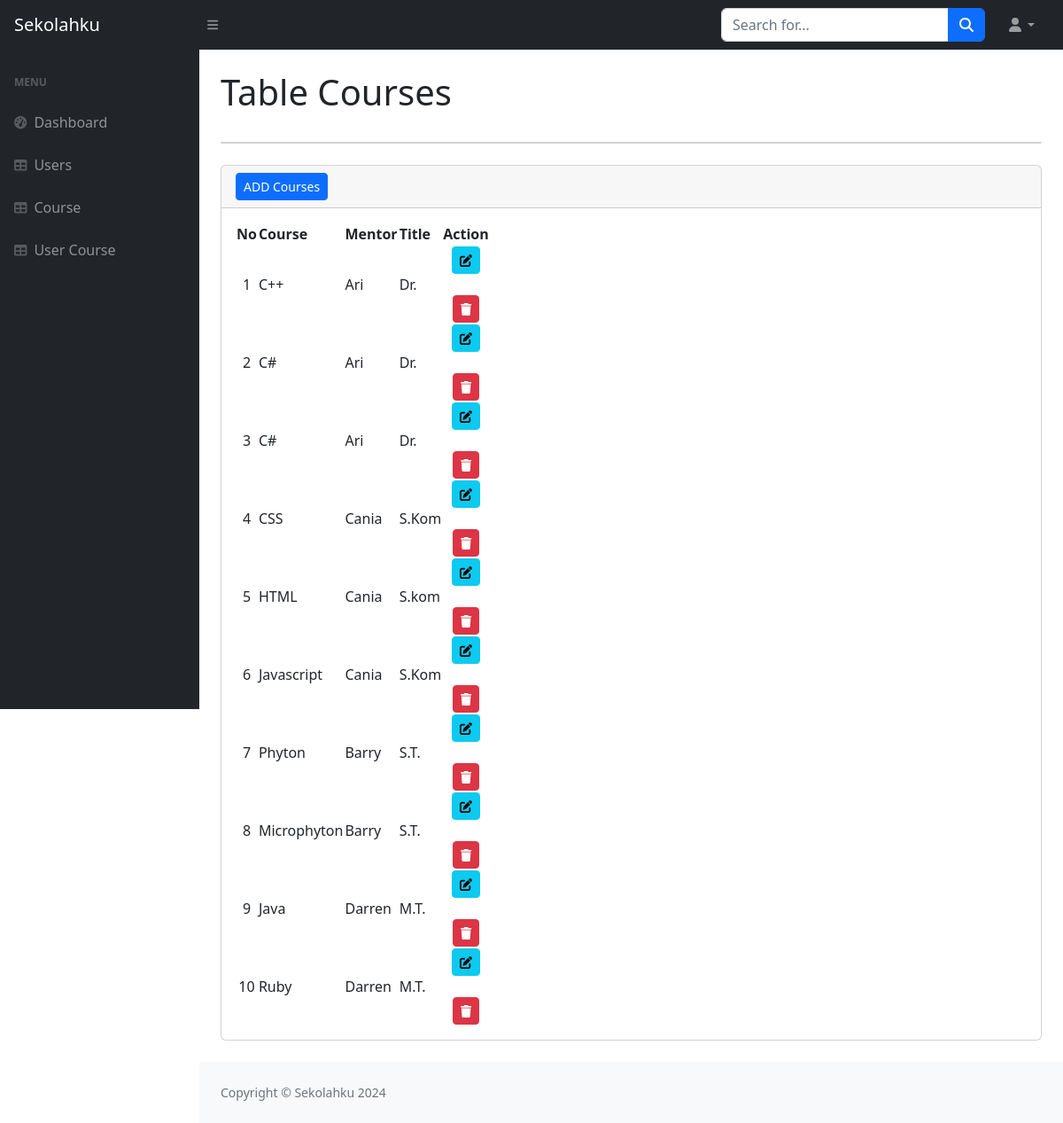
The app's page /tb_course.php with its own data.
### tables this page shows
CREATE TABLE `courses` (
  `id` int(11) NOT NULL,
  `course` varchar(50) NOT NULL,
  `mentor` varchar(50) NOT NULL,
  `title` varchar(50) NOT NULL
);

### tb_course.php (the view, shortened to what this page needs)
<?php
require("koneksi.php");
$result = mysqli_query($conn, 'SELECT * FROM courses');
?>
<!DOCTYPE html>
<html lang="en">
<head>
  <link href="https://cdn.jsdelivr.net/npm/simple-datatables@7.1.2/dist/style.min.css" rel="stylesheet" />
  <link href="css/styles.css" rel="stylesheet" />
</head>
<body class="sb-nav-fixed">
  <nav class="sb-topnav navbar navbar-expand navbar-dark bg-dark">
    <a class="navbar-brand ps-3" href="dashboard.php">Sekolahku</a>
    <button class="btn btn-link btn-sm order-1 order-lg-0 me-4 me-lg-0" id="sidebarToggle" href="#!"><i class="fas fa-bars"></i></button>
    <form class="d-none d-md-inline-block form-inline ms-auto me-0 me-md-3 my-2 my-md-0">
      <div class="input-group">
        <input class="form-control" type="text" placeholder="Search for..." aria-label="Search for..." aria-describedby="btnNavbarSearch" />
        <button class="btn btn-primary" id="btnNavbarSearch" type="button"><i class="fas fa-search"></i></button>
      </div>
    </form>
    <ul class="navbar-nav ms-auto ms-md-0 me-3 me-lg-4">
      <li class="nav-item dropdown">
        <a class="nav-link dropdown-toggle" id="navbarDropdown" href="#" role="button" data-bs-toggle="dropdown" aria-expanded="false"><i class="fas fa-user fa-fw"></i></a>
      </li>
    </ul>
  </nav>
  <div id="layoutSidenav">
    <div id="layoutSidenav_nav">
      <nav class="sb-sidenav accordion sb-sidenav-dark" id="sidenavAccordion">
        <div class="sb-sidenav-menu">
          <div class="nav">
            <div class="sb-sidenav-menu-heading">MENU</div>
            <a class="nav-link" href="dashboard.php">
              <div class="sb-nav-link-icon"><i class="fas fa-tachometer-alt"></i></div>
              Dashboard
            </a>
            <a class="nav-link" href="tb_users.php">
              <div class="sb-nav-link-icon"><i class="fas fa-table"></i></div>
              Users
            </a>
            <a class="nav-link" href="tb_course.php<?php ?>">
              <div class="sb-nav-link-icon"><i class="fas fa-table"></i></div>
              Course
            </a>
            <a class="nav-link" href="tb_usercourse.php<?php ?>">
              <div class="sb-nav-link-icon"><i class="fas fa-table"></i></div>
              User Course
            </a>
          </div>
        </div>
      </nav>
    </div>
    <div id="layoutSidenav_content">
      <main>
        <div class="container-fluid px-4">
          <h1 class="mt-4">Table Courses</h1>
          <div class="card mb-4"></div>
          <div class="card mb-4">
            <div class="card-header">
              <a href="tb_course_add.php" class="btn btn-primary btn-sm"> ADD Courses</i></a>
            </div>
            <div class="card-body">
              <table id="datatablesSimple">
                <thead>
                  <tr>
                    <th>No</th>
                    <th>Course</th>
                    <th>Mentor</th>
                    <th>Title</th>
                    <th>Action</th>
                  </tr>
                </thead>
                <tbody>
                  <?php
                  $no = 1;
                  while ($data = mysqli_fetch_array($result)) {
                  ?>
                    <tr>
                      <td class="text-center"><?php echo $no ?></td>
                      <td> <?php echo $data['course']; ?> </td>
                      <td> <?php echo $data['mentor']; ?> </td>
                      <td> <?php echo $data['title']; ?> </td>
                      <td class="text-center">
                        <a href="<?php echo "tb_course_edit.php?id=" . $data['id']; ?>" class="btn btn-info btn-sm"><i class="fa fa-edit"> Edit</i></a> <br><br>
                        <a href="<?php echo "tb_course_delete.php?id=" . $data['id']; ?>" class="btn btn-danger btn-sm" onclick="return confirm('Anda yakin mau menghapus item ini ?')"><i class="fa fa-trash"> Delete</i> </a>
                      </td>
                    </tr>
                    <?php $no++; ?>
                  <?php
                  }
                  ?>
                </tbody>
              </table>
            </div>
          </div>
        </div>
      </main>
      <footer class="py-4 bg-light mt-auto">
        <div class="container-fluid px-4">
          <div class="d-flex align-items-center justify-content-between small">
            <div class="text-muted">Copyright &copy; Sekolahku 2024</div>
          </div>
        </div>
      </footer>
    </div>
  </div>
</body>
</html>

### records on screen
courses: course "C++", mentor "Ari", title "Dr."
courses: course "C#", mentor "Ari", title "Dr."
courses: course "C#", mentor "Ari", title "Dr."
courses: course "CSS", mentor "Cania", title "S.Kom"
courses: course "HTML", mentor "Cania", title "S.kom"
courses: course "Javascript", mentor "Cania", title "S.Kom"
courses: course "Phyton", mentor "Barry", title "S.T."
courses: course "Microphyton", mentor "Barry", title "S.T."
courses: course "Java", mentor "Darren", title "M.T."
courses: course "Ruby", mentor "Darren", title "M.T."
